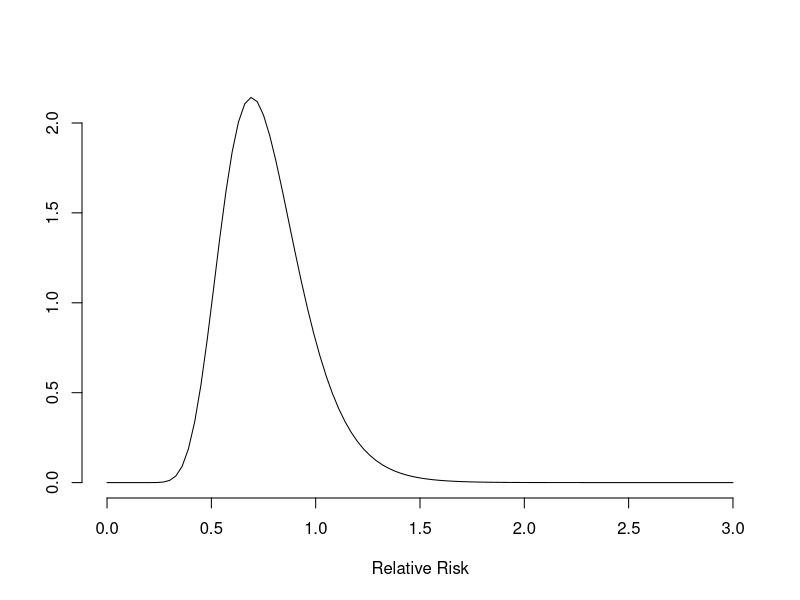
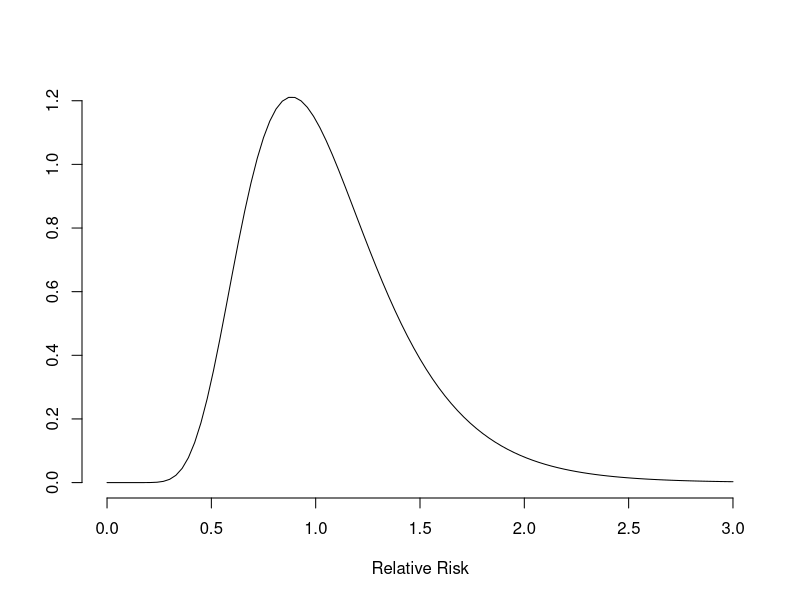
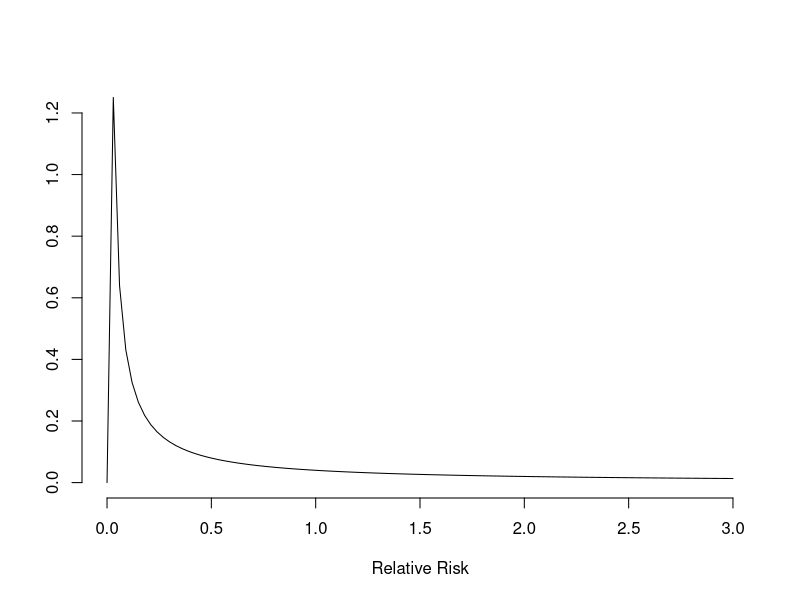
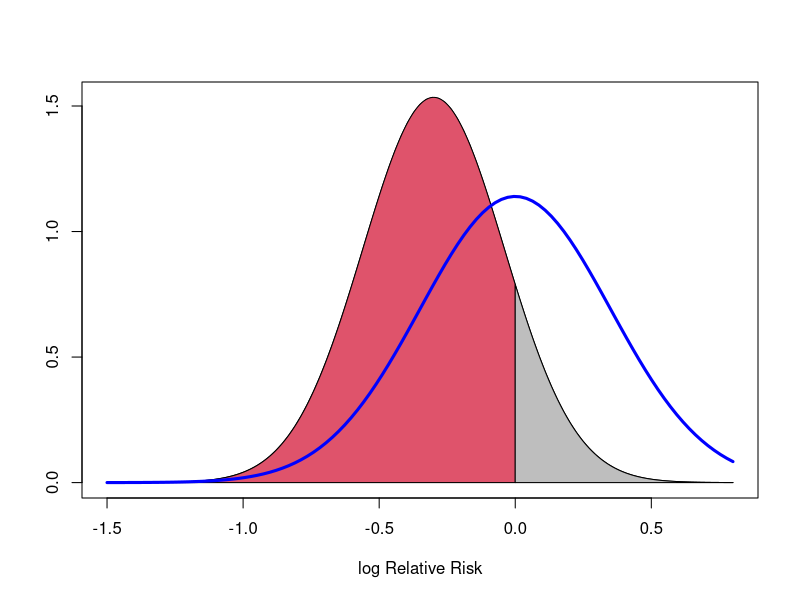

Here is the R script that generated these plots, in order:
#code to create normal curves EXPONENTIATED, IE RR SCALE
mu<-(-.3) #posterior mean log scale
sd.diff<-.26 #posterior sd log scale

#no box around graph
curve((dlnorm(x, meanlog = mu, sdlog = sd.diff, log = FALSE)),0,3,ylab=" ",
      xlab="Relative Risk",bty="n")

#mean=0, sd=0.35
curve((dlnorm(x, meanlog = 0, sdlog = 0.35, log = FALSE)),0,3,ylab=" ",
      xlab="Relative Risk",bty="n")

#mean=0, sd=1000
curve((dlnorm(x, meanlog = 0, sdlog = 10, log = FALSE)),0,3,ylab=" ",
      xlab="Relative Risk",bty="n")

#if you want box around
curve(dnorm(x,mean=mu, sd=sd.diff),-1.5,.8,ylab=" ",
      xlab="log Relative Risk")

colorArea <- function(from, to, density, ..., col="blue", dens=NULL){
  y_seq <- seq(from, to, length.out=500)
  d <- c(0, density(y_seq, ...), 0)
  polygon(c(from, y_seq, to), d, col=col, density=dens)
}

#if you want shaded area
colorArea(from=-1.5, to=0, dnorm, mean=mu, sd=sd.diff, col=2)
#rest of curve shaded different color
colorArea(from=0, to=.8, dnorm, mean=mu, sd=sd.diff, col="gray")

#add another curve, eg prior distribution
curve(dnorm(x,mean=0, sd=0.35),-1.5,.8,ylab=" ",
      xlab="log Relative Risk",add=T,lwd=3,col="blue")
